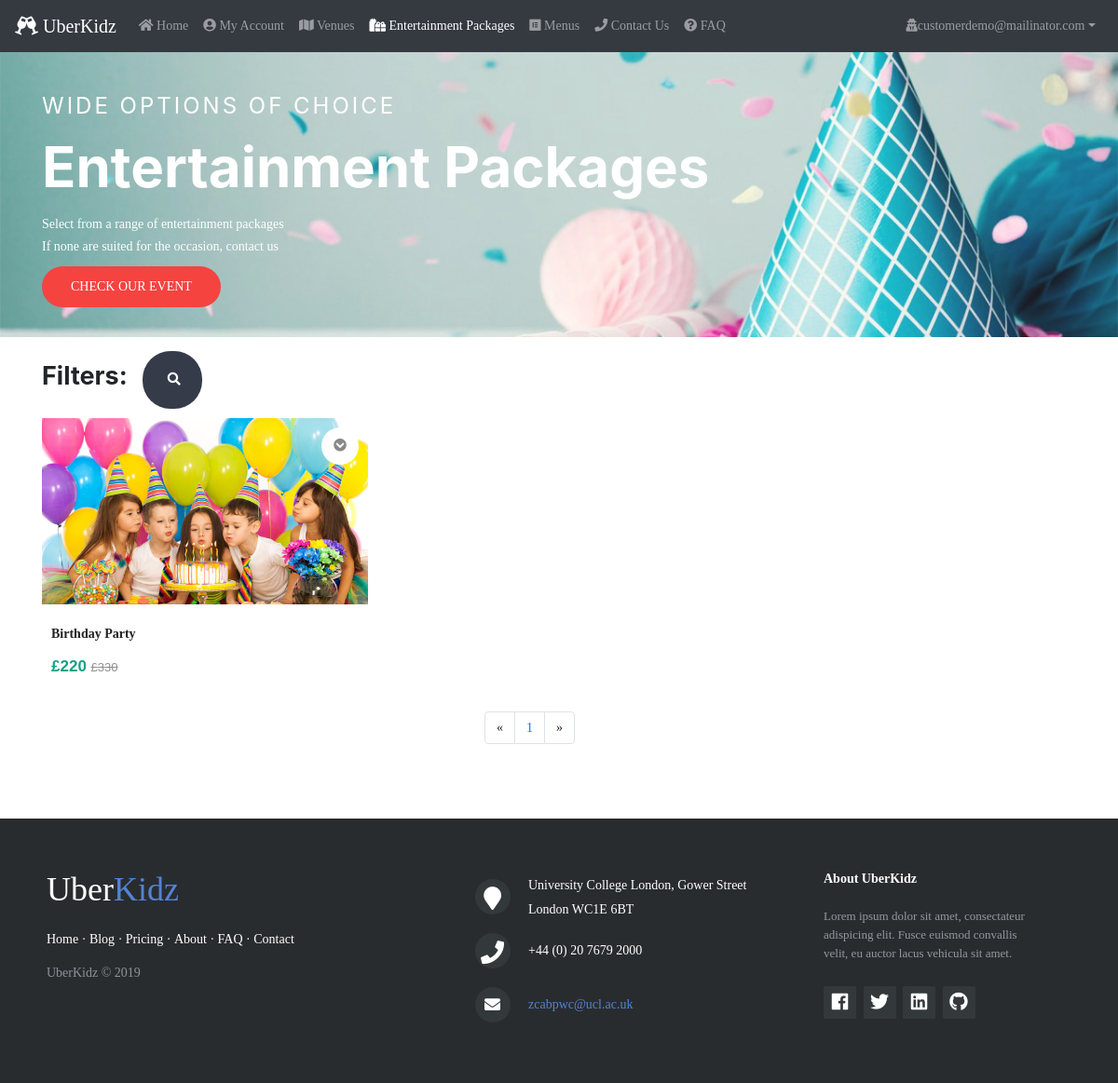
Screenshot of /events.php (signed in) with the database file from the repository.
### tables this page shows
CREATE TABLE `event` (
  `event_ID` int(50) NOT NULL,
  `provider_ID` int(50) NOT NULL,
  `event_type` varchar(50) NOT NULL,
  `name` varchar(100) NOT NULL,
  `price` float NOT NULL,
  `description` varchar(200) NOT NULL,
  `created` datetime NOT NULL,
  `eventimage1` text NOT NULL,
  `eventimage2` text NOT NULL,
  `eventimage3` text NOT NULL
);

### assets/controllers/events.php (called while the page is built, shortened)
<?php
include_once $_SERVER['DOCUMENT_ROOT'] . '/assets/model/event.php';
include_once $_SERVER['DOCUMENT_ROOT'] . '/assets/controllers/eventUtilFunc.php';
$event = new event();
$min = round($event->min_price('entertainment') - 1, 0, PHP_ROUND_HALF_UP);
$max = round($event->max_price('entertainment') + 1, 0, PHP_ROUND_HALF_DOWN);
$from = $min;
$to = $max;
if (!isset($_GET['criteria'])) {
    $entertainments = $event->read_entertainment($from_record_num, $records_per_page);
    $row_count_entertainment = $event->row_count_entertainment();
}
?>

### assets/model/dbController.php (called while the page is built, shortened)
<?php
class dbController
{
    private $host;
    private $user;
    private $password;
    private $database;
    private $conn;
    function __construct()
    {
        $config = parse_ini_file($_SERVER['DOCUMENT_ROOT'] . '/config.ini');
        $this->host = $config['host'];
        $this->user = $config['username'];
        $this->password = $config['password'];
        $this->database = $config['dbName'];
        $this->conn = $this->connectDB();
    }
    function connectDB()
    {
        $conn = mysqli_connect($this->host, $this->user, $this->password, $this->database);
        return $conn;
    }
    function db_query($query, $param_type, $param_value_array)
    {
        $sql = $this->conn->prepare($query);
        $this->bindQueryParams($sql, $param_type, $param_value_array);
        $sql->execute();
        $result = $sql->get_result();
        if ($result->num_rows > 0) {
            while ($row = $result->fetch_assoc()) {
                $resultset[] = $row;
            }
        }
        if (!empty($resultset)) {
            return $resultset;
        }
        return array();
    }
    function bindQueryParams($sql, $param_type, $param_value_array)
    {
        $param_value_reference[] = &$param_type;
        for ($i = 0; $i < count($param_value_array); $i++) {
            $param_value_reference[] = &$param_value_array[$i];
        }
        call_user_func_array(array(
            $sql,
            'bind_param'
        ), $param_value_reference);
    }
}

### assets/model/event.php (called while the page is built, shortened)
<?php
require_once "dbController.php";
class event
{
    function read_entertainment($from_record_num, $records_per_page)
    {
        $db_handle = new dbController();
        $sql = "
        SELECT event.event_ID, event.name, event.description, event.price, event.eventimage1, event.eventimage2
        from event, entertainmentpackage
        WHERE event.event_ID = entertainmentpackage.event_ID
        AND event.event_type = 'entertainment'
        ORDER BY event.created
        LIMIT ?, ?
        ";
        return $db_handle->db_query($sql, 'ii', array($from_record_num, $records_per_page));
    }
    function row_count_entertainment()
    {
        $db_handle = new dbController();
        $sql = "
        SELECT COUNT(*) as rowCount
        from event, entertainmentpackage
        WHERE event.event_ID = entertainmentpackage.event_ID
        AND event.event_type = ?
    ";
        return $db_handle->db_query($sql, 's', array('entertainment'))[0]['rowCount'];
    }
    public function min_price($productType)
    {
        $db_handle = new dbController();
        $sql = "SELECT min(price) as minPrice FROM event WHERE event_type = ?";
        return floatval($db_handle->db_query($sql, 's', array($productType))[0]['minPrice']);
    }
    public function max_price($productType)
    {
        $db_handle = new dbController();
        $sql = "SELECT max(price) as maxPrice FROM event WHERE event_type = ?";
        return floatval($db_handle->db_query($sql, 's', array($productType))[0]['maxPrice']);
    }
}

### assets/controllers/eventUtilFunc.php (called while the page is built)
<?php
$page = isset($_GET['page']) ? $_GET['page'] : 1;
$records_per_page = 6;
$from_record_num = ($records_per_page * $page) - $records_per_page;

### events.php (the view, shortened to what this page needs)
<?php include("./assets/controllers/events.php") ?>
<!doctype html>
<html>
<head>
    <?php include("includes/headTags.php"); ?>
    <link rel="stylesheet" href="assets/css/events.css" type="text/css">
    <link rel="stylesheet" href="assets/css/util.css" type="text/css">
    <link rel="stylesheet"
          href="https://cdnjs.cloudflare.com/ajax/libs/ion-rangeslider/2.3.0/css/ion.rangeSlider.min.css"/>
</head>
<body>
<?php include("includes/navigation.php"); ?>
<section class="banner-area relative" id="home">
    <div class="container">
        <div class="row d-flex align-items-center justify-content-start banner-text">
            <div class="banner-content col-lg-8 col-md-12">
                <h4 class="text-white text-uppercase">Wide Options of Choice</h4>
                <h1>
                    Entertainment Packages
                </h1>
                <p class="text-white">
                    Select from a range of entertainment packages <br> If none are suited for the occasion, contact us
                </p>
                <a href="#product-display" class="primary-btn header-btn text-uppercase">Check Our
                    Event</a>
            </div>
        </div>
    </div>
</section>
<div class="container product" id="product-display">
    <div class="row" style="padding-left: 15px;">
        <span style=" line-height: 2; margin: 0 0 10px; font-size: 27px; font-weight: bold; ">Filters: </span>
        <div class="searchbar">
            <input class="search_input" id="search_input" type="text" name="searchName"
                   placeholder="Search for Event Name..."
                   value="<?= isset($_GET['searchKey']) ? $_GET['searchKey'] : "" ?>">
            <a href="#" class="search_icon"><i class="fas fa-search"></i></a>
        </div>
        <div class="price-range-slider">
            <input type="text" class="js-range-slider" name="my_range" value=""
                   data-type="double"
                   data-min="<?= $min ?>"
                   data-max="<?= $max ?>"
                   data-from="<?= $from ?>"
                   data-to="<?= $to ?>"
                   data-grid="true"
            />
        </div>
    </div>
    <div class="row">
        <?php for ($i = 0; $i < min($records_per_page, $row_count_entertainment - $records_per_page * ($page - 1)); $i++) { ?>
            <div class="col-md-4 col-sm-6">
                <form class="product-grid">
                    <div class="product-image">
                        <a href="eventDetail.php?id=<?= $entertainments[$i]['event_ID'] ?>&from=events">
                            <img class="pic-1"
                                 src="./assets/uploads/entertainment/<?= $entertainments[$i]['eventimage1'] ?>"
                                 alt="Preview Image 1">
                        </a>
                        <ul class="function">
                            <li><a href="" data-tip="Details" class="detail"><i class="fas fa-chevron-circle-down"></i></a>
                            </li>
                        </ul>
                    </div>
                    <div class="product-content">
                        <h3 class="title">
                            <a href="eventDetail.php?id=<?= $entertainments[$i]['event_ID'] ?>&from=events"><?= $entertainments[$i]['name'] ?></a>
                        </h3>
                        <div class="price">
                            &#163;<?= $entertainments[$i]['price'] ?>
                            <span>&#163;<?= (round((float)$entertainments[$i]['price'] * 1.5, 2)) ?></span>
                        </div>
                    </div>
                </form>
            </div>
        <?php } ?>
    </div>
    <div class="row justify-content-center">
        <div class="col-md-4"></div>
        <div class="col-md-6">
            <nav aria-label="Page navigation example">
                <ul class="pagination">
                    <li class="page-item">
                        <a class="page-link"
                           <?php if (($page - 1) >= 1) { ?>href="events.php?page=<?= $page - 1 ?>" <?php } ?>
                           aria-label="Previous">
                            <span aria-hidden="true">&laquo;</span>
                        </a>
                    </li>
                    <?php for ($i = 1; $i <= ceil($row_count_entertainment / $records_per_page); $i++) { ?>
                        <li class="page-item"><a class="page-link" href="events.php?page=<?= $i ?>"><?= $i ?></a></li>
                    <?php } ?>
                    <li class="page-item">
                        <a class="page-link"
                           <?php if (($page + 1) <= ceil($row_count_entertainment / $records_per_page)) { ?>href="events.php?page=<?= $page + 1 ?>" <?php } ?>
                           aria-label="Next">
                            <span aria-hidden="true">&raquo;</span>
                        </a>
                    </li>
                </ul>
            </nav>
        </div>
    </div>
</div>
<?php include("includes/footer.php"); ?>
</body>
</html>

### assets/css/events.css (style rules this page uses)
.primary-btn { background-color: #f42f2c; line-height: 42px; padding-left: 30px; padding-right: 60px; margin-bottom: 2rem; border-radius: 25px; border: none; color: #fff; display: inline-block; font-weight: 500; position: relative; -webkit-transition: all 0.3s ease 0s; -moz-transition: all 0.3s ease 0s; -o-transition: all 0.3s ease 0s; transition: all 0.3s ease 0s; cursor: pointer; text-transform: uppercase; }
.banner-area { background: url(../img/event-header.jpg) right; background-size: cover; height: auto; opacity: 0.9; }
.banner-area .primary-btn { padding-left: 30px; padding-right: 30px; margin-top: 10px; }
.banner-text { padding-top: 100px; }
.banner-content { text-align: left; }
.banner-content h1 { color: #fff; font-size: 60px; font-weight: 700; line-height: 1em; margin-top: 20px; margin-bottom: 20px; }
.banner-content h4 { font-weight: 400; letter-spacing: 3px; }
.header-btn { background-color: #f42f2c; border: 1px solid transparent; color: white; }
.searchbar { margin-bottom: 10px; background-color: #353b48; border-radius: 30px; padding: 10px; margin-left: 1rem; }
.search_input { color: white; border: 0; outline: 0; background: none; width: 0; caret-color: transparent; line-height: 40px; transition: width 0.4s linear; }
.search_icon { height: 40px; width: 40px; float: right; display: flex; justify-content: center; align-items: center; border-radius: 50%; color: white; }
.product { margin-top: 15px; }
.product-image .pic-1, .product-image .pic-2 { backface-visibility: hidden; transition: all .5s ease 0s; }
.product-grid { font-family: Poppins, sans-serif; position: relative; }
.product-grid .product-image { height: 200px; overflow: hidden; position: relative; }
.product-grid .product-image a { display: block; }
.product-grid .product-image img { width: 100%; height: auto; }
.product-image .pic-1 { opacity: 1; }
.product-grid .function { padding: 0; margin: 0; position: absolute; top: 10px; right: 10px; }
.product-grid .function li { display: block; margin: 0 0 10px; transition: all .5s; }
.product-grid .function li a { color: #888; background: #fff; font-size: 14px; text-align: center; line-height: 40px; height: 40px; width: 40px; border-radius: 50%; display: block; transition: .5s ease 0s }
.product-grid .product-content { padding: 20px 10px }
.product-grid .title { font-size: 15px; font-weight: 600; text-transform: capitalize; margin: 0 0 10px; transition: all .3s ease 0s }
.product-grid .title a { color: #222 }
.product-grid .price { color: #16a085; font-size: 17px; font-weight: 700; margin: 0 2px 15px 0; display: block }
.product-grid .price span { color: #909090; font-size: 13px; font-weight: 400; letter-spacing: 0; text-decoration: line-through; text-align: left; vertical-align: middle; display: inline-block }
.price-range-slider { width: 40%; margin-left: 10%; }

### rows the page displays
event: eventimage1 (picture), name "Birthday Party", price "220", (float)$entertainments[$i]['price']*1.5 "330"

### other values shown
$_SESSION['userInfo']['email_address'] "customerdemo@mailinator.com"
